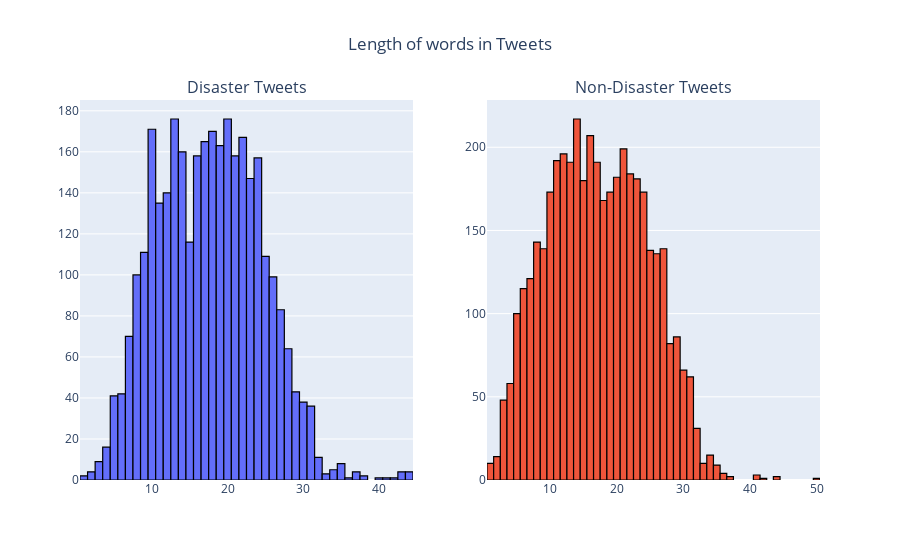

The cell this chart's notebook holds for it:
### Markdown cell above
##  Visualising lengths of tweets

### Code cell
from plotly.subplots import make_subplots

word_len_dis = data[data['target']==1]['text'].str.split().map(lambda x : len(x))

word_len_non_dis = data[data['target']==0]['text'].str.split().map(lambda x : len(x))

fig = make_subplots(rows=1, cols=2,subplot_titles=("Disaster Tweets", "Non-Disaster Tweets"))

fig.add_trace(
            go.Histogram(x=word_len_dis,marker_line=dict(color='black'),marker_line_width=1.2),
            row=1, col=1
).add_trace(
            go.Histogram(x=word_len_non_dis,marker_line=dict(color='black'),marker_line_width=1.2),
            row=1, col=2
).update_layout(title_text="Length of words in Tweets",title_x=0.5,showlegend=False).show()

# py.plot(fig,filename='Length of words in Tweets',auto_open=False,show_link=False)

### Figure 1 — Plotly figure (JSON) as saved in the notebook; plotly's stock layout.template omitted (floating-point values rounded to 4 significant figures; data arrays with more than 128 entries replaced by an {"elided": "..."} marker saying what was removed)
{"data": [{"marker": {"line": {"color": "black", "width": 1.2}}, "type": "histogram", "x": {"elided": "3271 int values"}, "xaxis": "x", "yaxis": "y"}, {"marker": {"line": {"color": "black", "width": 1.2}}, "type": "histogram", "x": {"elided": "4342 int values"}, "xaxis": "x2", "yaxis": "y2"}], "layout": {"annotations": [{"font": {"size": 16}, "showarrow": false, "text": "Disaster Tweets", "x": 0.225, "xanchor": "center", "xref": "paper", "y": 1, "yanchor": "bottom", "yref": "paper"}, {"font": {"size": 16}, "showarrow": false, "text": "Non-Disaster Tweets", "x": 0.775, "xanchor": "center", "xref": "paper", "y": 1, "yanchor": "bottom", "yref": "paper"}], "showlegend": false, "title": {"text": "Length of words in Tweets", "x": 0.5}, "xaxis": {"anchor": "y", "domain": [0, 0.45]}, "xaxis2": {"anchor": "y2", "domain": [0.55, 1]}, "yaxis": {"anchor": "x", "domain": [0, 1]}, "yaxis2": {"anchor": "x2", "domain": [0, 1]}}}
